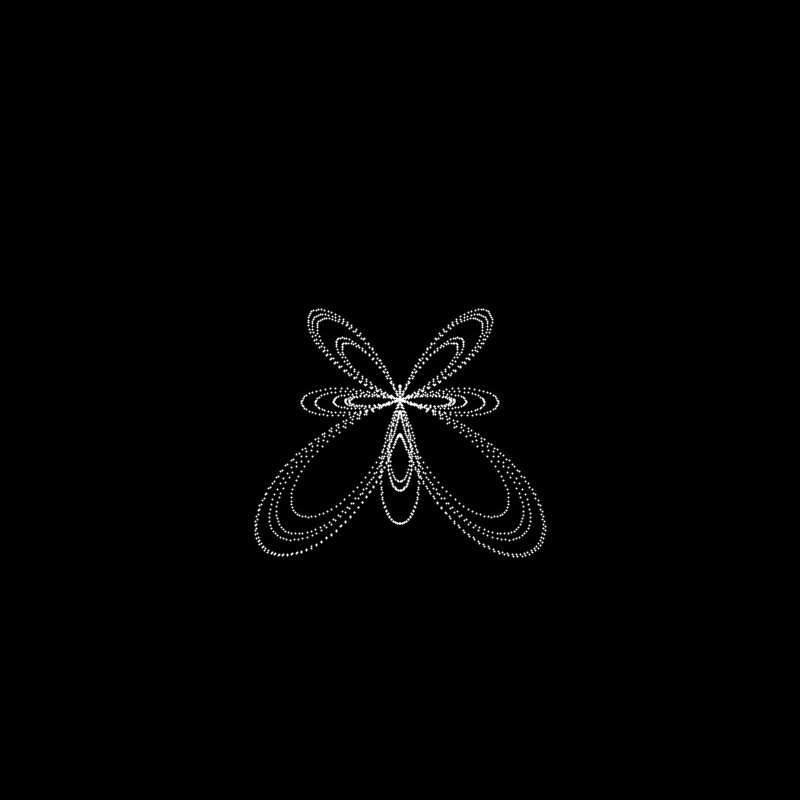
Frame 1 (no input)
Frame 60 (the mouse pressed at the canvas centre just before this capture): identical to frame 1, image omitted
Frame 120 (the mouse held since frame 60 and released just before this capture): identical to frame 1, image omitted

The Processing sketch that drew this single still picture (run headless with seeded random() and noise(); from frame 60 on, the mouse is pressed at the canvas centre):

// Processing sketch: Sketch_03_Butterfly_Curve
// ── Sketch_03_Butterfly_Curve.pde


/// 02
/// TITLE: BUTTERFLY CURVE
/// AUTHOR: @patternseeing

/// LINKS: https://en.wikipedia.org/wiki/Butterfly_curve_(transcendental)
/// CATEGORY: #Represenation #ParametricEquations

/// LISCENCE: Creative Commons Attribution 4.0 International (CC BY 4.0)
/// DATE: 14-02-2018

////////////////////////////////////////////////////////

void setup() {

  size(800, 800);
  smooth();
}


void draw() {


  background(0);


  translate(width/2, height/2);


  for (int i = 0; i<5*360; i++) {


    float t = radians( i);

    float a = (exp(cos(t)))-(2*cos(4*t))-(pow(sin(t/12), 5));


    float x = 50*sin(t)*a;
    float y = 50*cos(t)*a;


    strokeWeight(2);

    stroke(255);
    point(x, y);
  }
}
